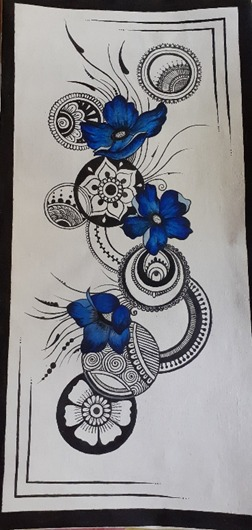
#> input picture assets/line_art/blue_floral_mandala.jpg, 252 x 530 px, given in place of media__1784596385247.png, which was not available
$ python crop_perahera.py
#> lines starting #> are read from the running program, lines starting #| are printed output that depends on the picture
from PIL import Image

src = 'C:/Users/Chami/.gemini/antigravity/brain/fc73a3f8-f23c-43b9-bbe5-2bc9e6bee1c5/media__1784596385247.png'
dest_assets = 'c:/Users/Chami/Downloads/Malika/assets/line_art/perahera_procession.jpg'
dest_brain = 'C:/Users/Chami/.gemini/antigravity/brain/fc73a3f8-f23c-43b9-bbe5-2bc9e6bee1c5/perahera_procession.jpg'

with Image.open(src) as img:
#> img is the input picture: PIL image 252x530 RGB; mean R, G, B 142, 141, 143.4
    w, h = img.size
#> w = 252; h = 530
    print(f"Original size: {w}x{h}")
#| Original size: 252x530
    # Inner artwork area inside black picture frame:
    crop_box = (int(w * 0.07), int(h * 0.23), int(w * 0.94), int(h * 0.77))
#> crop_box = (17, 121, 236, 408)
    cropped = img.crop(crop_box).convert('RGB')
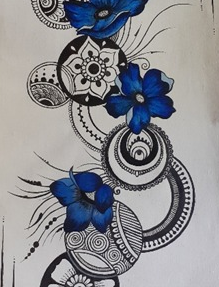
#> cropped: PIL image 219x287 RGB; mean R, G, B 142.2, 142.6, 146.6
    cropped.save(dest_assets, 'JPEG', quality=95)
    cropped.save(dest_brain, 'JPEG', quality=95)
    print("Cropped perahera procession successfully!")

$ run again, on assets/line_art/clock_line_art.jpg
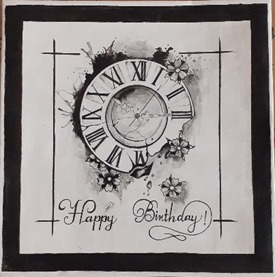
#> input picture assets/line_art/clock_line_art.jpg, 275 x 277 px, given in place of media__1784596385247.png, which was not available
#> img is the input picture: PIL image 275x277 RGB; mean R, G, B 145.3, 140.2, 139.3
#| Original size: 275x277
#> `cropped = img.crop(crop_box).convert('RGB')`:
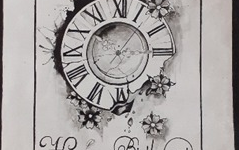
#> cropped: PIL image 239x150 RGB; mean R, G, B 168.5, 164, 163
